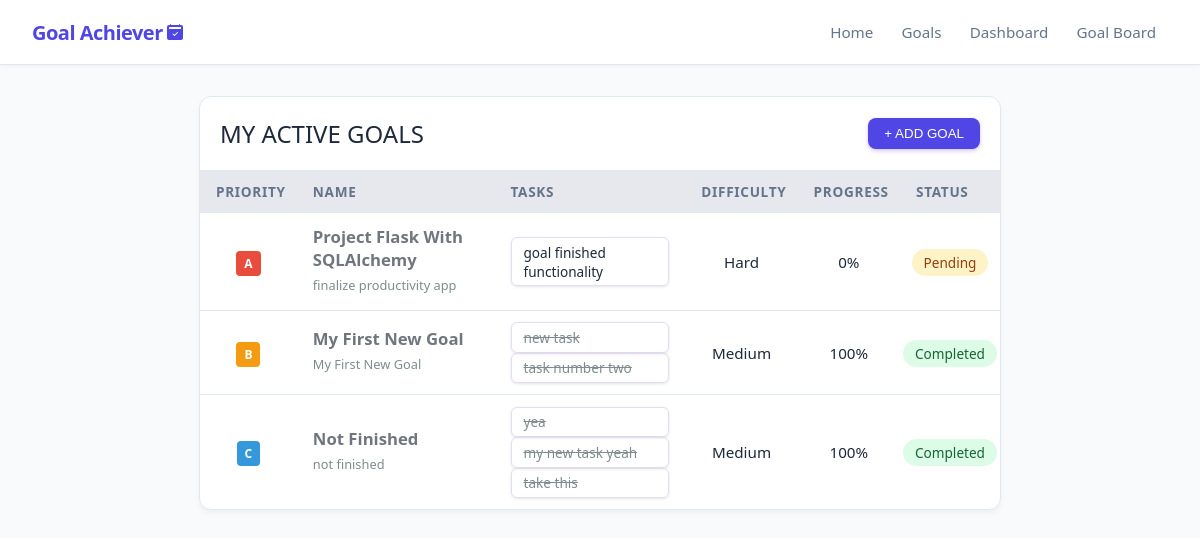
The app's page /goals, older data.
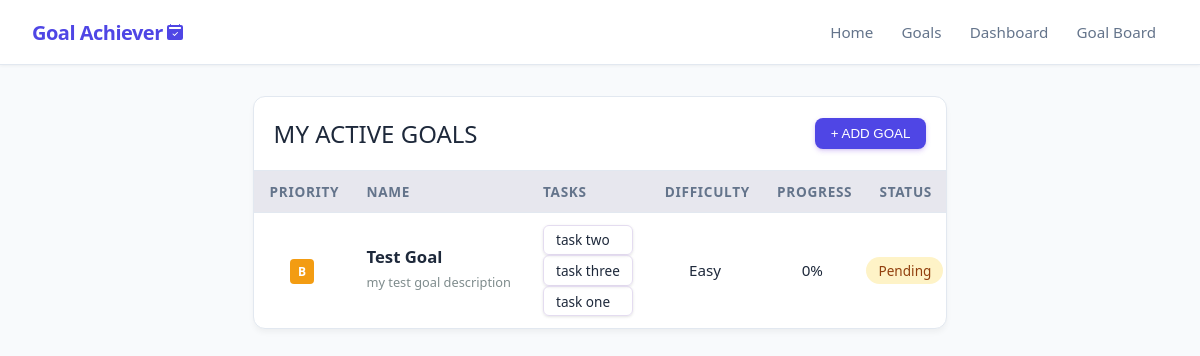
The same page, newer data.
### app/models_db.py (models this page shows, shortened)
class Goal(db.Model):
    __tablename__ = 'goals'
    id = db.Column(db.Integer, primary_key=True)
    title = db.Column(db.String(100), nullable=False)
    description = db.Column(db.Text, nullable=False)
    is_completed = db.Column(db.Boolean, default=False)
    is_confirmed_finished = db.Column(db.Boolean, default=False)
    progress_percentage = db.Column(db.Float, default=0.0)
    difficulty = db.Column(db.String(20), nullable=False, default='Medium')
    priority = db.Column(db.String(1), nullable=False, default='b')
    created_at = db.Column(db.DateTime, default=datetime.now(timezone.utc), nullable=False)
    tasks = db.relationship('Task', backref='goal', cascade="all, delete-orphan", lazy=True)

class Task(db.Model):
    __tablename__ = 'tasks'
    id = db.Column(db.Integer, primary_key=True)
    text = db.Column(db.String(255), nullable=False)
    is_completed = db.Column(db.Boolean, default=False)
    goal_id = db.Column(db.Integer, db.ForeignKey('goals.id', ondelete='CASCADE'), nullable=False)

### app/routes.py (the view)
@main.route('/goals')
def show_goals():
    goals = Goal.query.order_by(Goal.priority.asc()).all()
    return render_template('goals.html', goals=goals)

### app/templates/goals.html (shortened to what this page needs)
{% extends 'base.html' %}
{% block content %}
<div class="goal-container">
    <div class="table-container">
        <div class="bar-above-table">
            <h1>my active goals</h1>
            <button id="open_form_btn">+ ADD GOAL</button>
        </div>
        <table>
            <thead>
                <tr>
                    <th>Priority</th>
                    <th>Name</th>
                    <th>Tasks</th>
                    <th>Difficulty</th>
                    <th>Progress</th>
                    <th>Status</th>
                </tr>
            </thead>
            <tbody>
                {% for goal in goals %}
                    {% if not goal.is_completed or goal.is_completed %}
                        <tr class="clickable-row" data-href=" {{ url_for('main.view_goal', goal_id=goal.id) }}">
                            <td><span class="badge badge-{{ goal.priority }}">{{ goal.priority }}</span></td>
                            <td style="text-align: left; max-width: 200px;">
                                <h2 style="white-space: wrap; overflow: wrap;" class="{{'grey-out' if goal.is_confirmed_finished}}">
                                    {{ goal.title | truncate(30)}}
                                </h2>
                                <p style="color: #7f8c8d; max-width: 250px; font-size: 0.8rem; margin: 5px 0px;">{{ goal.description | truncate(90) or 'Nema opisa' }}</p>
                            </td>
                            <td>
                                {% if goal.tasks %}
                                <ul style="padding: 0px;">
                                    {% for task in goal.tasks[:3] %}
                                        {% if task %}
                                            <li class="task-cell">
                                                <label>
                                                    <span class="{% if task.is_completed %}completed-task{% endif %}">
                                                        {{ task.text }}
                                                    </span>
                                                </label>
                                            </li>
                                        {% endif %}
                                    {% endfor %}
                                </ul>
                                {% else %}
                                <small style="color: #b2bec3;">No tasks</small>
                                {% endif %}
                            </td>
                            <td>{{ goal.difficulty }}</td>
                            <td>{{ goal.progress_percentage | round | int }}%</td>
                            <td class="status-cell">
                                {% if goal.is_completed %}
                                <span class="status-done">Completed</span>
                                {% else %}
                                <span class="status-pending">Pending</span>
                                {% endif %}
                            </td>
                        </tr>
                    {% endif %}
                    {% else %}
                        <tr>
                            <td colspan="6" style="text-align: center; color: #7f8c8d;">You do not have any active goals right now. Add your first goal above!</td>
                        </tr>
            {% endfor %}
            </tbody>
        </table>
    </div>
</div>
{% endblock %}

### app/templates/base.html (shortened to what this page needs)
<!DOCTYPE html>
<html lang="en">
<head>
</head>
<body>
    <header>
        <nav class="navbar">
            <div class="navbar-container">
                <a href="/" class="navbar-brand">Goal Achiever
                </a>
                <ul class="navbar-links">
                    <a href="/">Home</a>
                    <a href="/goals" id="goals">Goals</a>
                    <a href="/dashboard">Dashboard</a>
                    <a href="/goal_board">Goal Board</a>
                </ul>
            </div>
        </nav>
    </header>
    <main>
        {%block content %} {% endblock %}
    </main>
</body>
<link rel="stylesheet"
      href="{{ url_for('static', filename='style.css') }}">
</html>

Row changes from the older to the newer data that the page shows:
removed Goal: priority "A", title "Project Flask With SQLAlchemy", description "finalize productivity app", difficulty "Hard", progress_percentage "0", is_completed "Pending"
removed Task: text "goal finished functionality", is_completed False (drawn), shown under "A"
removed Task: text "new task"
removed Task: text "task number two"
removed Goal: priority "C", title "Not Finished", description "not finished", difficulty "Medium", progress_percentage "100", is_completed "Completed"
removed Task: text "yea", shown under "C"
removed Task: text "my new task yeah", shown under "C"
removed Task: text "take this", shown under "C"
changed Goal: is_confirmed_finished True → False (drawn); title "My First New Goal" → "Test Goal"; description "My First New Goal" → "my test goal description"; difficulty "Medium" → "Easy"; progress_percentage "100" → "0"; is_completed "Completed" → "Pending"
added Task: text "task two", is_completed False (drawn)
added Task: text "task three", is_completed False (drawn)
added Task: text "task one", is_completed False (drawn)
